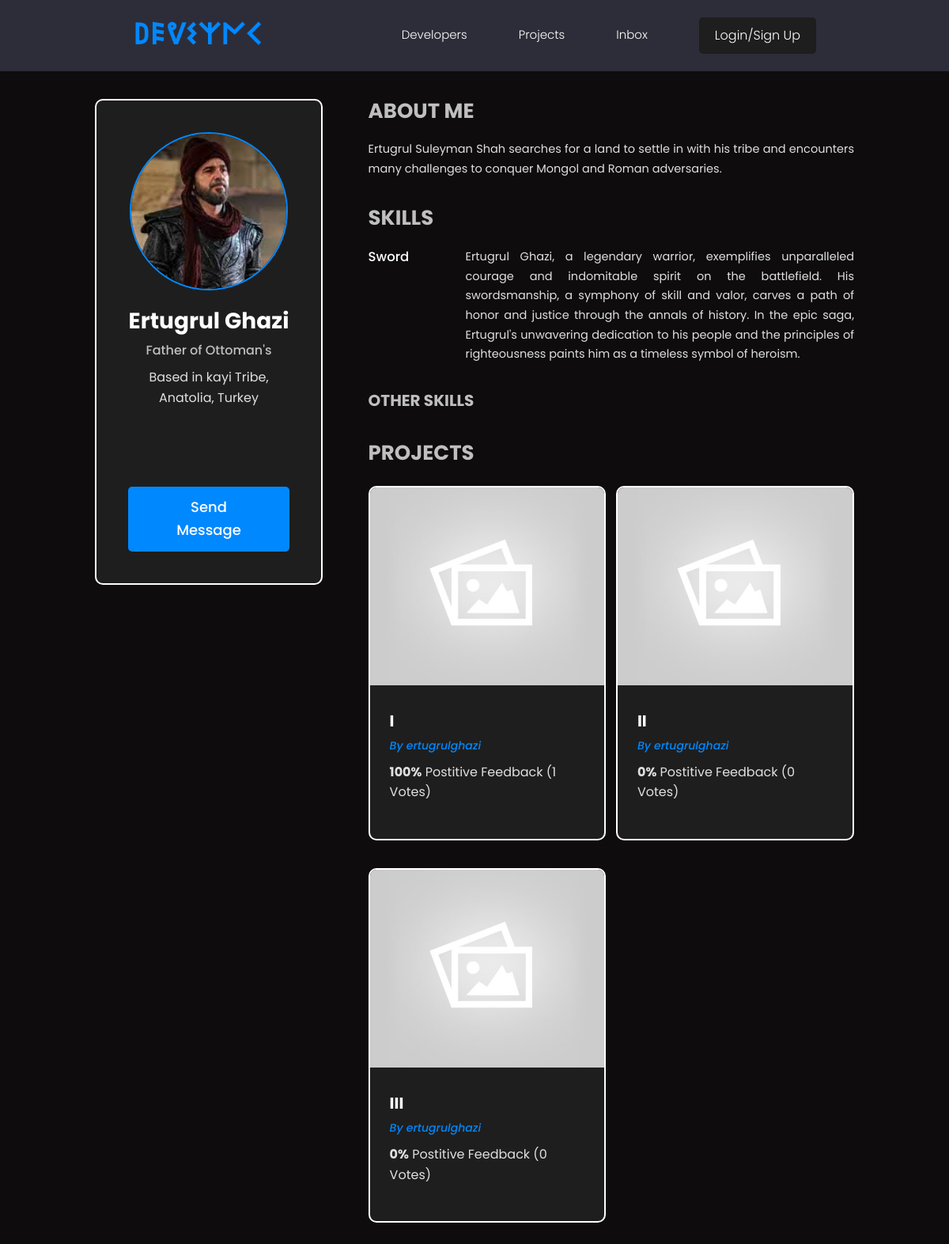
Page /user-profile/c515937e-80c4-4486-b04a-ea6c90c5487f/ on the committed database.
### users/models.py (models this page shows, shortened)
class Profile(models.Model):
    user = models.OneToOneField(User, on_delete=models.CASCADE, null=True, blank=True)
    name = models.CharField(max_length=200, null=True, blank=True)
    email = models.EmailField(max_length=200, unique=True, null=True, blank=True)
    username = models.CharField(max_length=200, null=True, blank=True)
    headline = models.CharField(max_length=200, null=True, blank=True)
    bio = models.TextField(null=True, blank=True)
    location = models.CharField(max_length=200, null=True, blank=True)
    profile_image = models.ImageField(
        max_length=200,
        null=True,
        blank=True,
        upload_to="profiles/",
        default="default_profile.png",
    )
    social_github = models.CharField(max_length=200, null=True, blank=True)
    social_twitter = models.CharField(max_length=200, null=True, blank=True)
    social_linkedin = models.CharField(max_length=200, null=True, blank=True)
    social_youtube = models.CharField(max_length=200, null=True, blank=True)
    social_website = models.CharField(max_length=200, null=True, blank=True)
    created = models.DateTimeField(auto_now_add=True)
    id = models.UUIDField(
        default=uuid.uuid4, unique=True, primary_key=True, editable=False
    )
    def __str__(self):
        return str(self.user.username)

class Skills(models.Model):
    owner = models.ForeignKey(Profile, on_delete=models.CASCADE, null=True, blank=True)
    name = models.CharField(max_length=200)
    description = models.TextField(null=True, blank=True)
    created = models.DateTimeField(auto_now_add=True)
    id = models.UUIDField(
        default=uuid.uuid4, unique=True, primary_key=True, editable=False
    )

### app2024/models.py (models this page shows, shortened)
class Project(models.Model):
    owner = models.ForeignKey(Profile, null=True, blank=True, on_delete=models.SET_NULL)
    title = models.CharField(max_length=200)
    description = models.TextField(null=True, blank=True)
    demo_link = models.CharField(max_length=2000, null=True, blank=True)
    source_link = models.CharField(max_length=2000, null=True, blank=True)
    featured_image = models.ImageField(null=True, blank=True, default="default.jpg")
    tags = models.ManyToManyField("Tag", blank=True)
    vote_total = models.IntegerField(default=0, null=True, blank=True)
    vote_ratio = models.IntegerField(default=0, null=True, blank=True)
    created = models.DateTimeField(auto_now_add=True)
    id = models.UUIDField(
        default=uuid.uuid4, unique=True, primary_key=True, editable=False
    )
    class Meta:
        ordering = ["-vote_ratio", "-vote_total"]

### users/views.py (the view)
# urls.py: path('user-profile/<str:pk>/', views.userProfile, name='user-profile'),
def userProfile(request, pk):
    profile = Profile.objects.get(id=pk)
    topSkills = profile.skills_set.exclude(description__exact="")
    otherSkills = profile.skills_set.filter(description="")
    context = {
        "page": f"{profile.name}",
        "profile": profile,
        "topSkills": topSkills,
        "otherSkills": otherSkills,
    }
    return render(request, "user_profile.html", context)

### users/templates/user_profile.html (shortened to what this page needs)
{% extends "base.html" %} {% block content %}
<main class="profile my-md">
  <div class="container">
    <div class="layout">
      <div class="column column--1of3">
        <div class="card text-center">
          <div class="card__body dev">
            <img
              class="avatar avatar--xl"
              src="{{ profile.profile_image.url }}"
            />
            <h2 class="dev__name">{{ profile.name }}</h2>
            <p class="dev__title">{{ profile.headline }}</p>
            <p class="dev__location">Based in {{ profile.location }}</p>
            <ul class="dev__social">
            </ul>
            {% if request.user.profile.id != profile.id %}
            <a
              href="{% url 'create-message' profile.id %}"
              style="background-color: #0088ff"
              class="btn btn--sub btn--lg"
              >Send Message</a
            >
            {% endif %}
          </div>
        </div>
      </div>
      <div class="column column--2of3">
        <div class="devInfo">
          <h3 class="devInfo__title">About Me</h3>
          <p class="devInfo__about">{{ profile.bio }}</p>
        </div>
        <div class="devInfo">
          <h3 class="devInfo__title">Skills</h3>
          <div class="devInfo__skills">
            {% for skill in topSkills %}
            <div class="devSkill">
              <h4 class="devSkill__title">{{ skill.name }}</h4>
              <p class="devSkill__info">{{ skill.description }}</p>
            </div>
            {% endfor %}
            <h3 style="color: #bfbfbf" class="devInfo__subtitle">
              Other Skills
            </h3>
          </div>
        </div>
        <div class="devInfo">
          <h3 class="devInfo__title">Projects</h3>
          <div class="grid grid--two">
            {% for project in profile.project_set.all %}
            <div class="column">
              <div class="card project">
                <a href="{% url 'projectpage' project.id %}" class="project">
                  <img
                    class="project__thumbnail"
                    src="{{ project.featured_image.url }}"
                    alt="project thumbnail"
                  />
                  <div class="card__body">
                    <h3 class="project__title">{{ project.title }}</h3>
                    <p>
                      <a
                        class="project__author"
                        href="{% url 'user-profile' project.owner.id %}"
                        >By {{ project.owner }}</a
                      >
                    </p>
                    <p class="project--rating">
                      <span style="font-weight: bold"
                        >{{project.vote_ratio}}%</span
                      >
                      Postitive Feedback ({{project.vote_total}} Votes)
                    </p>
                  </div>
                </a>
              </div>
            </div>
            {% endfor %}
          </div>
        </div>
      </div>
    </div>
  </div>
</main>
{% endblock content %}

### static/styles/app.css (style rules this page uses)
:root { --color-sub: #2d2d39; }
.btn--sub { background-color: var(--color-sub-light); }
.card { border: 2px solid var(--color-light); }
img { width: 100%; }
.profile .card>.dev { padding: 4rem; }
.dev__name { color: var(--color-white); font-size: 2.8rem; font-weight: 700; margin-top: 1rem; margin-bottom: 0.5rem; }
.dev__title { color: var(--color-white-light); font-size: 1.6rem; font-weight: 500; line-height: 1.3; }
.dev__location { margin-top: 1rem; }
.dev__social { margin: 3rem 0; list-style: none; display: flex; justify-content: center; gap: 1.5rem; font-size: 25px; }
.devInfo { margin-bottom: 3rem; }
.devInfo__title, .devInfo__subtitle { font-size: 2.6rem; color: var(--color-white-light); text-transform: uppercase; font-weight: 700; margin-bottom: 1.5rem; }
.devInfo__subtitle { font-size: 2rem; color: var(--color-sub-light); }
.devInfo__about, .devSkill__info { font-size: 1.45rem; line-height: 1.7; text-align: justify; }
.devSkill { margin-bottom: 3rem; }
.devSkill__title { font-size: 1.65rem; font-weight: 500; color: var(--color-white); }
@media screen and (min-width: 700px) { .devSkill { display: flex; justify-content: space-between; gap: 3rem; } }
@media screen and (min-width: 700px) { .devSkill__info { flex-basis: 80%; } }
.project__author { font-size: 1.4rem; font-style: italic; }
.project--rating { margin-bottom: 1.6em; margin-top: .5em; }
.project__thumbnail { height: 25rem; object-fit: cover; object-position: top center; }
.project__title { font-size: 2rem; font-weight: 700; color: var(--color-light); }

### static/uikit/styles/modules/_variables.css (style rules this page uses)
:root { --color-main: #0088ff; --color-main-light: #3a9bdc; --color-sub: #121212; --color-sub-light: #1e1e1e; --color-sub-lighter: #333333; --color-text: #e0e0e0; --color-gray: #757575; --color-light: #ffffff; --color-light-gray: #616161; --color-bg: #0e0c0c; --color-white: #ffffff; --color-white-light: #bfbfbf; --color-success: #4caf50; --color-success-bg: #2e7d32; --color-error: #f44336; --color-error-bg: #d32f2f; --font-base: 'Poppins', 'Segoe UI', Roboto, 'Helvetica Neue', Arial, sans-serif; --font-monospace: 'Fira Code', 'Courier New', Courier, monospace; --font-regular: 400; --font-medium: 500; --font-bold: 700; --generic-shadow: 2px 2px 8px rgba(0, 0, 0, 0.5); --generic-transition: all 0.3s ease-in-out; }

### static/uikit/styles/modules/_base.css (style rules this page uses)
* { margin: 0; padding: 0; box-sizing: border-box; text-rendering: optimizeLegibility; color: inherit; font-size: inherit; }
html { font-size: 50%; }
@media only screen and (min-width: 480px) { html { font-size: 56.25%; } }
@media only screen and (min-width: 1200px) { html { font-size: 62.5%; } }
body { line-height: 1.6; font-weight: 400; font-size: 1.5rem; color: var(--color-text); background-color: var(--color-bg); min-height: 100vh; }

### static/uikit/styles/modules/_typography.css (style rules this page uses)
* { font-family: var(--font-base); }
h2 { font-size: 3.6rem; font-weight: var(--font-bold); }
h3 { font-size: 3.2rem; font-weight: var(--font-medium); }
h4 { font-size: 2.8rem; font-weight: var(--font-medium); }
p, span, strong { font-size: 1.6rem; color: var(--color-text); font-weight: var(--font-regular); }
a { padding-bottom: 2px; text-decoration: none; display: inline-block; color: var(--color-main); font-weight: var(--font-medium); }

### static/uikit/styles/modules/_utilities.css (style rules this page uses)
.container { width: 92%; max-width: 165rem; margin: 0 auto; box-sizing: border-box; }
@media screen and (min-width: 1000px) { .container { width: 90%; } }
@media screen and (min-width: 1200px) { .container { width: 80%; } }
.text-center { text-align: center; }
.my-md { margin: 3rem auto; }

### static/uikit/styles/modules/_avatar.css (style rules this page uses)
.avatar { border-radius: 50%; border: 2px solid var(--color-main); object-fit: cover; }
.avatar--xl { height: 20rem; width: 20rem; }

### static/uikit/styles/modules/_button.css (style rules this page uses)
.btn { display: inline-block; position: relative; cursor: pointer; background-color: var(--color-light); font-weight: var(--font-medium); color: var(--color-sub); text-decoration: none; padding: 1rem 2rem; border-radius: 0.5rem; border: none; width: -webkit-fit-content; width: -moz-fit-content; width: fit-content; height: -webkit-fit-content; height: -moz-fit-content; height: fit-content; font-size: 1.6rem; outline-width: 0; outline-color: transparent; -webkit-backface-visibility: hidden; backface-visibility: hidden; transition: all 0.3s ease-in-out; }
.btn--sub { background-color: var(--color-sub); color: var(--color-white); }
.btn--lg { font-size: 1.8rem; padding: 1.2rem 4.5rem; }

### static/uikit/styles/modules/_layout.css (style rules this page uses)
.layout { display: flex; flex-flow: row wrap; justify-content: space-between; }
.layout > .column { margin-bottom: 3rem; }
.layout > .column.column--1of3 { flex-basis: 30%; }
.layout > .column.column--2of3 { flex-basis: 64%; }

### rows in the picture
Profile: profile_image (picture), name "Ertugrul Ghazi", headline "Father of Ottoman's", location "kayi Tribe, Anatolia, Turkey", bio "Ertugrul Suleyman Shah searches for a land to settle in with his tribe and encounters many challenges to conquer Mongol and Roman adversaries."
Skills: name "Sword", description "Ertugrul Ghazi, a legendary warrior, exemplifies unparalleled courage and indomitable spirit on the battlefield. His swordsmanship, a symphony of skill and valor, carves a path of honor and justice through the annals of history. In the epic saga, Ertugrul's unwavering dedication to his people and the principles of righteousness paints him as a timeless symbol of heroism."
Project: featured_image (placeholder picture), title "I", owner "ertugrulghazi", vote_ratio "100", vote_total "1"
Project: featured_image (placeholder picture), title "II", owner "ertugrulghazi", vote_ratio "0", vote_total "0"
Project: featured_image (placeholder picture), title "III", owner "ertugrulghazi", vote_ratio "0", vote_total "0"
